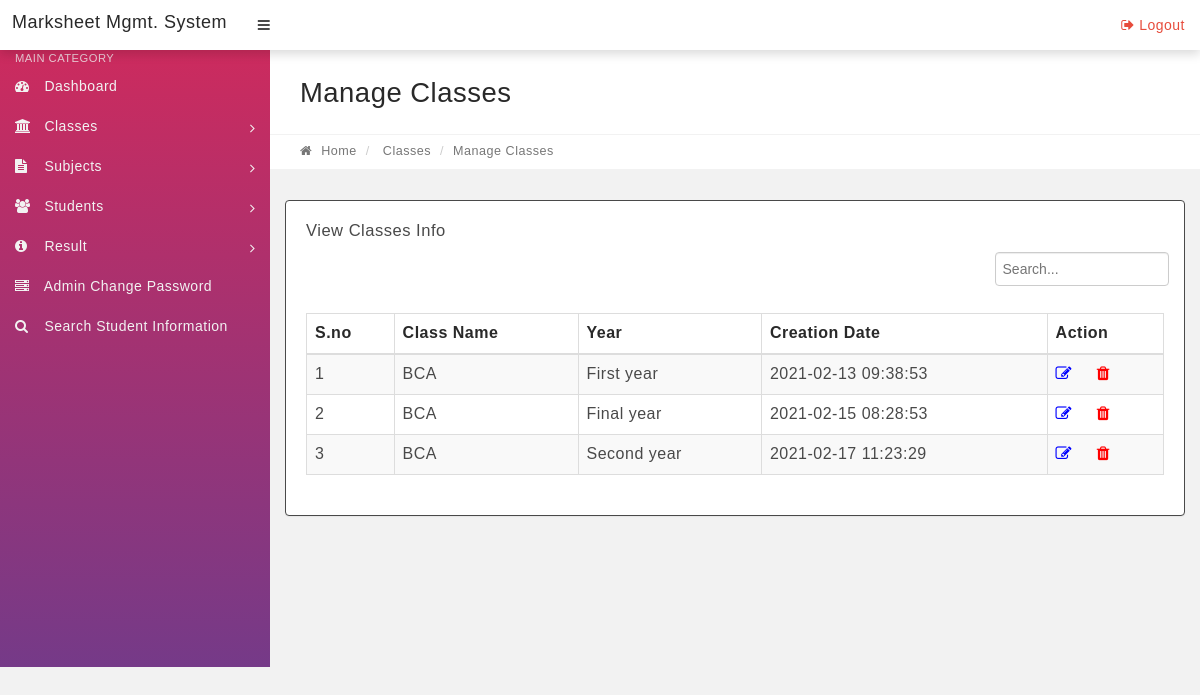
The app's page /manage_class.php (signed in) with its own data.
### tables this page shows
CREATE TABLE `classestbl` (
  `id` int(11) NOT NULL,
  `className` varchar(50) DEFAULT NULL,
  `year` varchar(50) DEFAULT NULL,
  `creationDate` timestamp NULL DEFAULT CURRENT_TIMESTAMP,
  `updationDate` timestamp NULL DEFAULT NULL
);

### manage_class.php (the view, shortened to what this page needs)
<?php
include("include/connection.php");
$query = "SELECT *FROM classestbl";
$data = mysqli_query($conn, $query);
$id=1;
?>
<!DOCTYPE html>
<html lang="en">
    <head>
        <link rel="stylesheet" href="css/bootstrap.min.css" media="screen" >
        <link rel="stylesheet" type="text/css" href="css/bootstrap.css">
        <link rel="stylesheet" href="css/font-awesome.min.css" media="screen" >
        <link rel="stylesheet" href="css/main.css" media="screen" >
    </head>
    <body class="top-navbar-fixed">
        <div class="main-wrapper">
                <?php include('include/top-bar.php') ?>
            <div class="content-wrapper">
                <div class="content-container">
                    <?php include('include/side-bar.php') ?>
                    <div class="main-page">
                        <div class="container-fluid">
                            <div class="row page-title-div">
                                <div class="col-md-6">
                                    <h2 class="title">Manage Classes</h2>
                                </div>
                            </div>
                            <div class="row breadcrumb-div">
                                <div class="col-md-6">
                                    <ul class="breadcrumb">
                                        <li><a href="dashboard.php"><i class="fa fa-home"></i> Home</a></li>
                                        <li> Classes</li>
                                        <li class="active">Manage Classes</li>
                                    </ul>
                                </div>
                            </div>
                        </div>
                        <section class="section">
                            <div class="container-fluid">
                                <div class="row">
                                    <div class="col-md-12">
                                        <div class="panel">
                                            <div class="panel-heading">
                                                <div class="panel-title">
                                                    <h5>View Classes Info</h5>
                                                </div>
                                            </div>
                                            <div class="container-fluid">
                                              <input class="filter" id="myInput" type="text" placeholder="Search..." >
                                             </div>
                                            <div class="panel-body p-20">
                                                <table id="example" class="display table table-striped table-bordered" cellspacing="0" width="100%">
                                                    <thead>
                                                        <tr>
                                                            <th>S.no</th>
                                                            <th>Class Name</th>
                                                            <th>Year</th>
                                                            <th>Creation Date</th>
                                                            <th>Action</th>
                                                        </tr>
                                                    </thead>
                                                    <tbody id="myTable">
                                                    <?php
                                                    while ($result = mysqli_fetch_assoc($data))
                                                    {
                                                    ?>
                                                    <tr>
                                                    <td><?php echo "$id"; ?></td>
                                                    <td><?php echo $result['className'];?></td>
                                                    <td><?php echo $result['year'];?></td>
                                                    <td><?php echo $result['creationDate'];?></td>
                                                    <td>
                                                    <a href="update_class.php?id=<?php echo $result['id'];?>& class=<?php echo $result['className'];?>& year=<?php echo $result['year'];?>"><i class="fa fa-edit" title="Update Record"style="color: blue;"></i> </a>
                                                    <a href="delete_class.php?did=<?php echo $result['id'];?>"onclick="return checkdelete();"><i class="fa fa-trash" title="Delete Record" style="color: red;"></i> </a>
                                                    </td>
                                                    </tr>
                                                    <?php $id++ ?>
                                                    <?php
                                                    }
                                                    ?>
                                                    </tbody>
                                                </table>
                                            </div>
                                        </div>
                                    </div>
                                                </div>
                                            </div>
                                        </div>
                                    </div>
                                </div>
                            </div>
       </body>
</html>

### records on screen
classestbl: className "BCA", year "First year", creationDate "2021-02-13 09:38:53"
classestbl: className "BCA", year "Final year", creationDate "2021-02-15 08:28:53"
classestbl: className "BCA", year "Second year", creationDate "2021-02-17 11:23:29"
